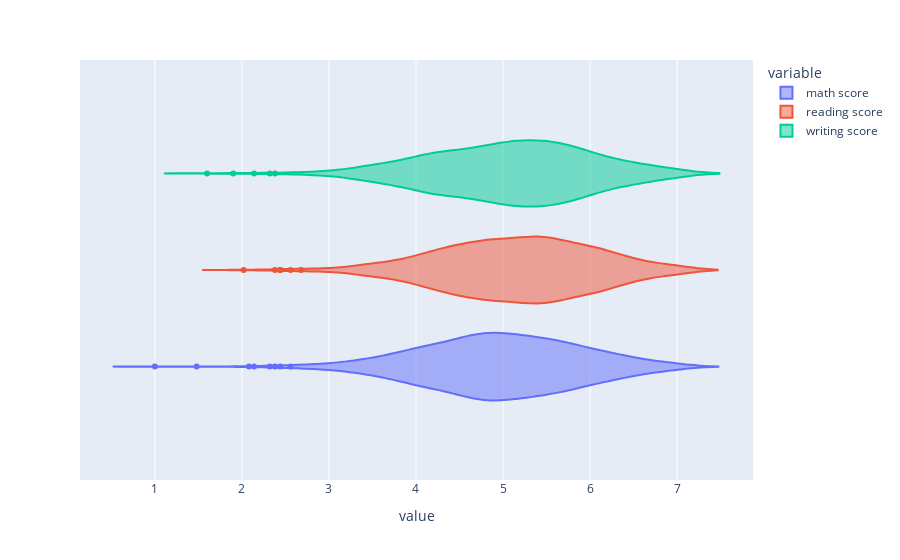

The cell this chart's notebook holds for it:
### Code cell
fig = px.violin(df, x="value", color="variable",#, box=True, points="all"
          hover_data=df.columns)
fig.show()

### Figure 1 — Plotly figure (JSON) as saved in the notebook; plotly's stock layout.template omitted (floating-point values rounded to 4 significant figures; data arrays with more than 128 entries replaced by an {"elided": "..."} marker saying what was removed)
{"data": [{"alignmentgroup": "True", "box": {"visible": false}, "customdata": {"elided": "1000x2 str values"}, "hovertemplate": "variable=%{customdata[1]}<br>value=%{x}<br>race/ethnicity=%{customdata[0]}<extra></extra>", "legendgroup": "math score", "marker": {"color": "#636efa"}, "name": "math score", "offsetgroup": "math score", "orientation": "h", "scalegroup": "True", "showlegend": true, "type": "violin", "x": {"elided": "1000 float values"}, "x0": " ", "xaxis": "x", "y0": " ", "yaxis": "y"}, {"alignmentgroup": "True", "box": {"visible": false}, "customdata": {"elided": "1000x2 str values"}, "hovertemplate": "variable=%{customdata[1]}<br>value=%{x}<br>race/ethnicity=%{customdata[0]}<extra></extra>", "legendgroup": "reading score", "marker": {"color": "#EF553B"}, "name": "reading score", "offsetgroup": "reading score", "orientation": "h", "scalegroup": "True", "showlegend": true, "type": "violin", "x": {"elided": "1000 float values"}, "x0": " ", "xaxis": "x", "y0": " ", "yaxis": "y"}, {"alignmentgroup": "True", "box": {"visible": false}, "customdata": {"elided": "1000x2 str values"}, "hovertemplate": "variable=%{customdata[1]}<br>value=%{x}<br>race/ethnicity=%{customdata[0]}<extra></extra>", "legendgroup": "writing score", "marker": {"color": "#00cc96"}, "name": "writing score", "offsetgroup": "writing score", "orientation": "h", "scalegroup": "True", "showlegend": true, "type": "violin", "x": {"elided": "1000 float values"}, "x0": " ", "xaxis": "x", "y0": " ", "yaxis": "y"}], "layout": {"legend": {"title": {"text": "variable"}, "tracegroupgap": 0}, "margin": {"t": 60}, "violinmode": "group", "xaxis": {"anchor": "y", "domain": [0, 1], "title": {"text": "value"}}, "yaxis": {"anchor": "x", "domain": [0, 1]}}}
